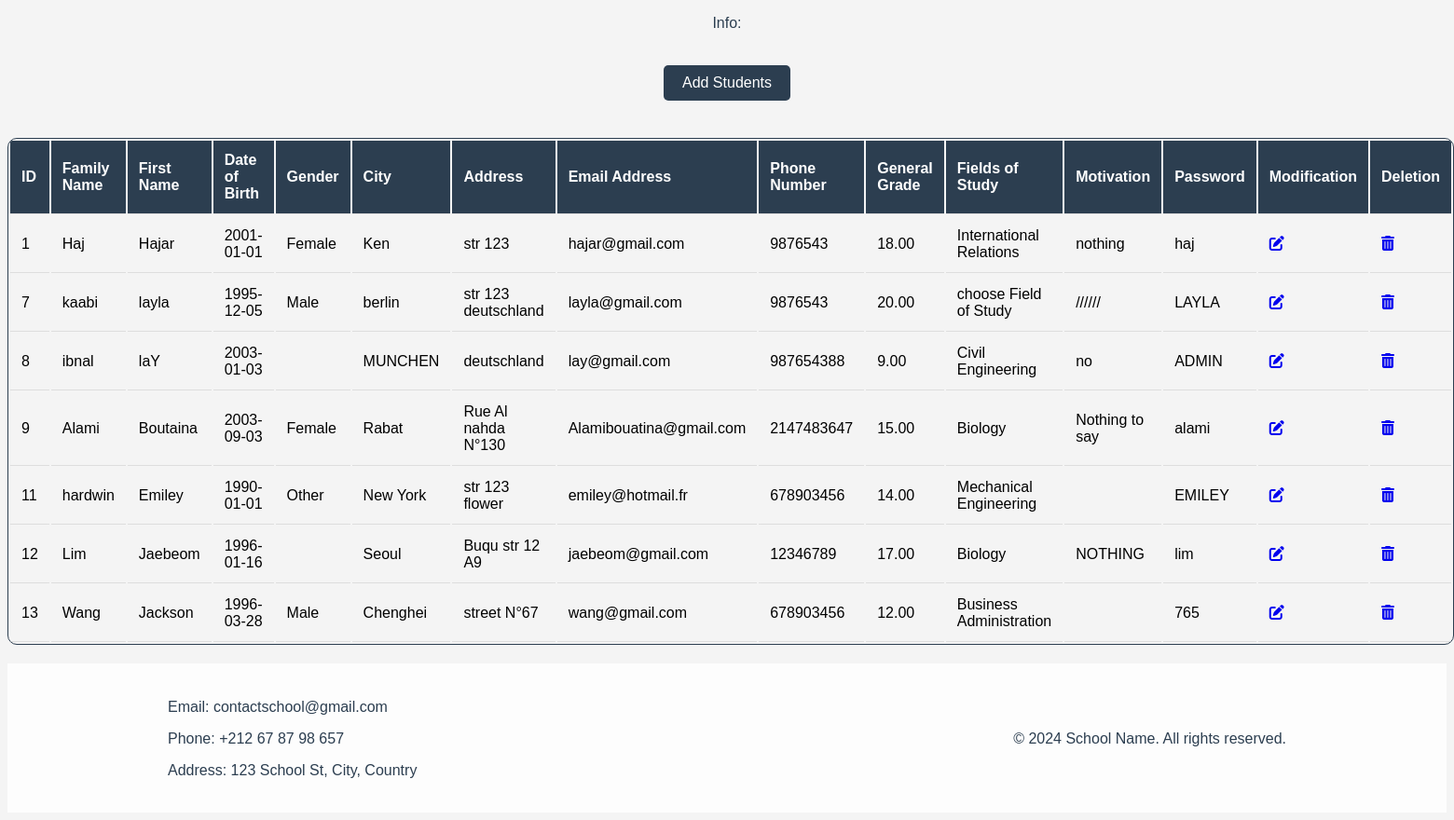
Screenshot of /lister.php with the database file from the repository.
### tables this page shows
CREATE TABLE `etudiant` (
  `id_etud` int(11) NOT NULL,
  `nom` varchar(50) NOT NULL,
  `prenom` varchar(50) NOT NULL,
  `date_de_naissance` date NOT NULL,
  `sexe` enum('Female','Male','Other') NOT NULL,
  `ville` varchar(50) NOT NULL,
  `adresse` varchar(255) NOT NULL,
  `email` varchar(255) NOT NULL,
  `tele` int(11) NOT NULL,
  `note_generale` decimal(5,2) NOT NULL,
  `branches` varchar(50) NOT NULL,
  `votre_motivation` text NOT NULL,
  `mot_de_passe` varchar(255) NOT NULL
);

### lister.php (the view, shortened to what this page needs)
<?php
include("login.php");
$res = mysqli_query($conn, "SELECT * FROM etudiant");
$mesg = "";
?>
<!DOCTYPE html>
<html lang="en">
<head>
    <link rel="stylesheet" href="https://cdnjs.cloudflare.com/ajax/libs/font-awesome/6.0.0-beta3/css/all.min.css">
    <link rel="stylesheet" href="listerstyle.css">
</head>
<body style="text-align: center;">
    <p><?php echo "Info: " . $mesg; ?></p>
    <a href="Formulaire.php" class="btn">Add Students</a>
    <table>
        <thead>
            <tr>
                <th>ID</th>
                <th>Family Name</th>
                <th>First Name</th>
                <th>Date of Birth</th>
                <th>Gender</th>
                <th>City</th>
                <th>Address</th>
                <th>Email Address</th>
                <th>Phone Number</th>
                <th>General Grade</th>
                <th>Fields of Study</th>
                <th>Motivation</th>
                <th>Password</th>
                <th>Modification</th>
                <th>Deletion</th>
            </tr>
        </thead>
        <tbody>
            <?php
            if (mysqli_num_rows($res) > 0) {
                while ($tab = mysqli_fetch_assoc($res)) {
            ?>
            <tr>
                <td><?php echo $tab['id_etud']; ?></td>
                <td><?php echo $tab['nom']; ?></td>
                <td><?php echo $tab['prenom']; ?></td>
                <td><?php echo $tab['date_de_naissance']; ?></td>
                <td><?php echo $tab['sexe']; ?></td>
                <td><?php echo $tab['ville']; ?></td>
                <td><?php echo $tab['adresse']; ?></td>
                <td><?php echo $tab['email']; ?></td>
                <td><?php echo $tab['tele']; ?></td>
                <td><?php echo $tab['note_generale']; ?></td>
                <td><?php echo $tab['branches']; ?></td>
                <td><?php echo $tab['votre_motivation']; ?></td>
                <td><?php echo $tab['mot_de_passe']; ?></td>
                <td><a href="modification.php?id=<?php echo $tab['id_etud']; ?>" title="Modify">
               <i class="fas fa-edit"></i>
               </a> </td>
               <td><a href="suppression.php?id=<?php echo $tab['id_etud']; ?>" title="Delete" onclick="return confirm('Are you really going to delete?')">
               <i class="fas fa-trash-alt"></i>
              </a> </td>
            </tr>
            <?php
                }
            } else {
                echo "<tr><td colspan='15'>0 results</td></tr>";
            }
            ?>
        </tbody>
    </table>
<footer>
    <div class="footer-content">
        <div class="contact-info">
            <p>Email: contactschool@gmail.com</p>
            <p>Phone: +212 67 87 98 657</p>
            <p>Address: 123 School St, City, Country</p>
        </div>
        <div class="copyright">
            <p>&copy; 2024 School Name. All rights reserved.</p>
        </div>
    </div>
</footer>
</body>
</html>

### listerstyle.css (style rules this page uses)
body { font-family: Arial, sans-serif; background-color: #f4f4f4; }
p { color: #2c3e50; }
table { width: 90%; margin: 20px auto; border: 1px solid #2c3e50; border-radius: 10px; overflow: hidden; }
th, td { padding: 12px; text-align: left; border-bottom: 1px solid #ddd; }
th { background-color: #2c3e50; color: white; }
.btn { display: inline-block; padding: 10px 20px; background-color: #2c3e50; color: white; text-decoration: none; border-radius: 5px; margin: 20px 0; }
footer { background-color: rgba(255, 255, 255, 0.8); border-top: 2px solid transparent; padding: 20px; color: #2c3e50; width: 100%; box-sizing: border-box; }
.footer-content { display: flex; justify-content: space-between; align-items: center; max-width: 1200px; margin: 0 auto; }
.contact-info { text-align: left; }
.copyright { text-align: right; }

### rows the page displays
etudiant: id_etud "1", nom "Haj", prenom "Hajar", date_de_naissance "2001-01-01", sexe "Female", ville "Ken", adresse "str 123", email "hajar@gmail.com", tele "9876543", note_generale "18.00", branches "International Relations", votre_motivation "nothing", mot_de_passe "haj"
etudiant: id_etud "7", nom "kaabi", prenom "layla", date_de_naissance "1995-12-05", sexe "Male", ville "berlin", adresse "str 123 deutschland", email "layla@gmail.com", tele "9876543", note_generale "20.00", branches "choose Field of Study", votre_motivation "//////", mot_de_passe "LAYLA"
etudiant: id_etud "8", nom "ibnal", prenom "laY", date_de_naissance "2003-01-03", ville "MUNCHEN", adresse "deutschland", email "lay@gmail.com", tele "987654388", note_generale "9.00", branches "Civil Engineering", votre_motivation "no", mot_de_passe "ADMIN"
etudiant: id_etud "9", nom "Alami", prenom "Boutaina", date_de_naissance "2003-09-03", sexe "Female", ville "Rabat", adresse "Rue Al nahda N°130", email "Alamibouatina@gmail.com", tele "2147483647", note_generale "15.00", branches "Biology", votre_motivation "Nothing to say", mot_de_passe "alami"
etudiant: id_etud "11", nom "hardwin", prenom "Emiley", date_de_naissance "1990-01-01", sexe "Other", ville "New York", adresse "str 123 flower", email "emiley@hotmail.fr", tele "678903456", note_generale "14.00", branches "Mechanical Engineering", mot_de_passe "EMILEY"
etudiant: id_etud "12", nom "Lim", prenom "Jaebeom", date_de_naissance "1996-01-16", ville "Seoul", adresse "Buqu str 12 A9", email "jaebeom@gmail.com", tele "12346789", note_generale "17.00", branches "Biology", votre_motivation "NOTHING", mot_de_passe "lim"
etudiant: id_etud "13", nom "Wang", prenom "Jackson", date_de_naissance "1996-03-28", sexe "Male", ville "Chenghei", adresse "street N°67", email "wang@gmail.com", tele "678903456", note_generale "12.00", branches "Business Administration", mot_de_passe "765"
